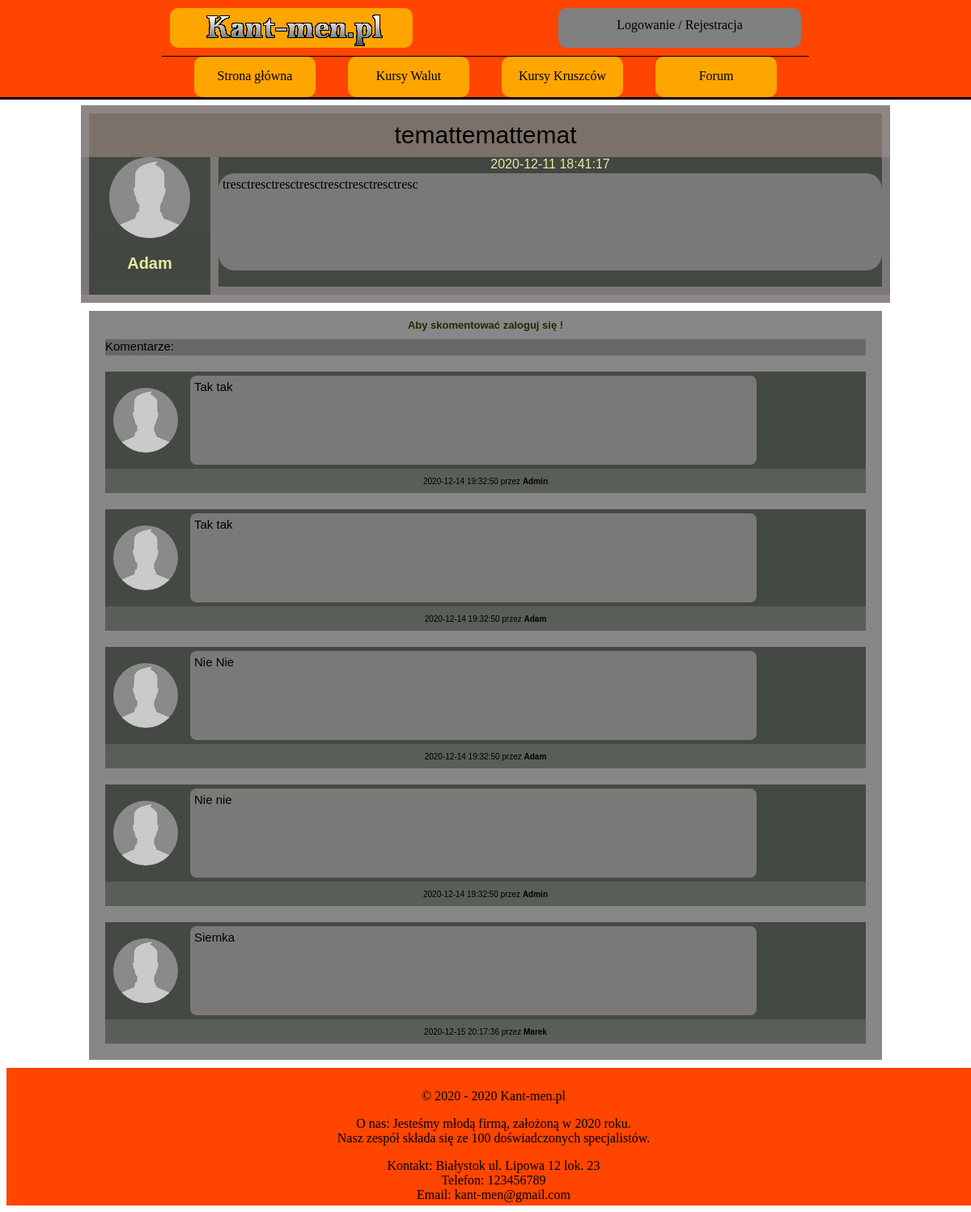
The page /watek.php?id=2 on the database its author committed.
### tables this page shows
CREATE TABLE `watek` (
  `ID_WATEK` int(10) NOT NULL,
  `ID_USER` int(10) NOT NULL,
  `TEMAT` varchar(100) NOT NULL,
  `DATA` timestamp NOT NULL DEFAULT current_timestamp(),
  `TRESC_WATKU` longtext NOT NULL,
  `LICZBA_KOMENTARZY` int(10) NOT NULL DEFAULT 0,
  `ILOSC_ODWIEDZIN` int(10) NOT NULL DEFAULT 0
);

CREATE TABLE `user` (
  `ID_USER` int(10) NOT NULL,
  `LOGIN` varchar(20) NOT NULL,
  `HASLO` char(255) NOT NULL,
  `IMIE` varchar(50) NOT NULL,
  `NAZWISKO` varchar(50) NOT NULL,
  `EMAIL` varchar(50) NOT NULL,
  `WIEK` int(10) NOT NULL,
  `MIASTO` varchar(50) NOT NULL,
  `KRAJ` varchar(50) NOT NULL,
  `OPIS_PROFILU` text DEFAULT NULL,
  `ZDJECIE` blob DEFAULT NULL,
  `STW_WATKI` int(10) NOT NULL DEFAULT 0,
  `LICZ_KOMENTARZY` int(10) NOT NULL DEFAULT 0,
  `UPRAWNIENIA` varchar(10) NOT NULL DEFAULT 'USER'
);

CREATE TABLE `komentarz` (
  `ID_KOMENTARZ` int(10) NOT NULL,
  `ID_WATEK` int(10) NOT NULL,
  `ID_USER` int(10) NOT NULL,
  `DATA` timestamp NOT NULL DEFAULT current_timestamp(),
  `TRESC_KOMENTARZA` longtext NOT NULL
);

### watek.php (the view, shortened to what this page needs)
<!DOCTYPE HTML>
<html>
<head>
    <link href="CSS/styleGlowne.css" rel="stylesheet" type="text/css">
    <link href="CSS/styleWatek.css" rel="stylesheet" type="text/css">
</head>
<body>
<?php
include_once('rysowanieMenu.php');
?>
<main>
    <?php
          require_once "polaczeniezMySQL.php";
          $polaczenie = @new mysqli($host,$db_user,$db_password,$db_name);
          if($polaczenie->connect_errno!=0)
          {
              echo "Error: ".$polaczenie->connect_errno;
          }
          else
    {
    $rezultat = $polaczenie->query("SELECT * FROM watek WHERE ID_WATEK=" . $_GET['id']);
    if (!$rezultat)
    {
        throw new Exception($polaczenie->error);
    }
    else
    {
    while ($row = mysqli_fetch_array($rezultat))
    {
    ?>
    <article>
        <div class="artykul-glowny">
            <div class="artykul-tytul">
                <?php echo $row['TEMAT']; ?>
            </div>
            <div class="artykul-wypowiedz">
                <div class="wiadomosc-profil">
                    <?php $row_autor = mysqli_fetch_array($wyciagniecie_danych_autora = $polaczenie->query("SELECT * FROM user WHERE ID_USER=" . $row['ID_USER'])); ?>
                    <div class="awatar">
                    </div>
                    <div class="nickname">
                        <?php echo '<a href="profilowe.php?user=' . $row['ID_USER'] . '"><k style=" font-weight: 700;">' . $row_autor['LOGIN'] . '</k></a>'; ?>
                    </div>
                </div>
                <div class="wiadomosc-tresc">
                    <div class="czas-wyslania">
                        <?php echo $row['DATA']; ?>
                    </div>
                    <div class="wiadomosc-trescwiadomosci">
                        <?php echo $row['TRESC_WATKU']; ?>
                    </div>
                    <div class="panel-spolecznosci-admina">
                    </div>
                </div>
            </div>
        </div>
        <?php
        $l_odwiedzin = $row['ILOSC_ODWIEDZIN'];
        $l_odwiedzin++;
        $polaczenie->query("UPDATE `watek` SET `ILOSC_ODWIEDZIN`= $l_odwiedzin WHERE `ID_WATEK`=".$_GET['id']);
        ?>
        <?php
        }
        }
    }
    echo '<div class="komentarz_contener">';
        if(isset($_SESSION['mute'])&&$_SESSION['mute']==true)
        {
        echo '<k style="font-size: 13px; font-weight: 700; color: rgb(40, 39, 0);">Twoje konto jest zmutowane, nie możesz komentować !</k>';
        }
        else
        {
            if((isset($_SESSION['zalogowany']))&&($_SESSION['zalogowany']==true))
            {
                echo '<div class="kom_kom">';
                if(isset($_POST['komentarz_watek'])&& strlen($_POST['komentarz_watek'])<=2000)
                {
                    echo 'Skomentuj: max 2000 znaków: ';
                    $id_watku = $_GET['id'];
                    $id_zalogowanego = $_SESSION['id_usera_zalog'];
                    $tresc = $_POST['komentarz_watek'];
                    if($polaczenie->query("INSERT INTO `komentarz` (`ID_WATEK`,`ID_USER`,`TRESC_KOMENTARZA`) VALUES ('$id_watku','$id_zalogowanego','$tresc');"))
                    {
                        echo ' ';
                        $_POST['komentarz_watek']=0;
                        $row_usera = mysqli_fetch_array($polaczenie->query("SELECT * FROM user WHERE ID_USER=".$_SESSION['id_usera_zalog']));
                        $liczba_komentarzy = $row_usera['LICZ_KOMENTARZY'];
                        $liczba_komentarzy++;
                        if($polaczenie->query("UPDATE `user` SET `LICZ_KOMENTARZY`= $liczba_komentarzy WHERE `ID_USER`= '$id_zalogowanego'"))
                        {
                            echo ' ';
                        }
                        else
                        {
                        echo 'Blad1'.$polaczenie->error;
                        }
                    }
                    else
                    {
                    echo 'Blad2'.$polaczenie->error;
                    }
                }
                elseif (isset($_POST['komentarz_watek'])&& strlen($_POST['komentarz_watek'])>2000)
                {
                echo 'Wpisany przez ciebie komentarz jest za długi ( max 2000 znaków)';
                }
                else
                {
                echo 'Skomentuj: max 2000 znaków: ';
                }
                echo '</div>';
                echo '<form method="post" action="watek.php?id='.$_GET['id'].'">';
                echo '<textarea name="komentarz_watek" required="required" ></textarea>';
                echo '<input class="przycisk_dodaj" type="submit" value="Dodaj">';
                echo '</form>';
            }
            else
            {
            echo '<k style="font-size: 13px; font-weight: 700; color: rgb(40, 39, 0);"><center>Aby skomentować zaloguj się ! </center></k>';
            }
        }
        ?>
        <?php
        $row_komentarze_wstep = $polaczenie->query("SELECT * FROM komentarz WHERE ID_WATEK=".$_GET['id']);
        $row_pom = mysqli_fetch_array($row_komentarze_wstep);
        echo'<div class="kom_kom">';
        if($row_pom==NULL){
            echo    '<center>Skomentuj jako pierwszy !</center>';
        }else{
            echo    'Komentarze: ';
        }
        echo '</div>';
        $row_komentarze_watku = $polaczenie->query("SELECT * FROM komentarz WHERE ID_WATEK=".$_GET['id']);
        while($row_komentarz = mysqli_fetch_array($row_komentarze_watku))
        {
        $row_usera = mysqli_fetch_array($wyciagniecie_kom_usera = $polaczenie->query("SELECT * FROM user WHERE ID_USER=".$row_komentarz['ID_USER']));
        ?>
        <div class="kom_komentarz">
            <div class="kom_avatar">
                <?php
                if($row_usera['ZDJECIE']!=NULL)
                {
                    echo '<div class="kom_profilowe" style="" alt="zdjecie profilowe" />';
                }else {
                    echo '<div class="kom_profilowe" alt="zdjecie b" />';
                }
                ?>
            </div>
        </div>
        <div class="kom_tresc">
            <div class="kom_wiadomosc">
                <?php
                echo $row_komentarz['TRESC_KOMENTARZA'];
                ?>
            </div>
        </div>
        <div class="kom_oceny">
        </div>
        <div class="kom_stopka">
            <div class="kom_adminpanel1">
            </div>
            <div class="kom_nickdzien">
                <?php echo $row_komentarz['DATA'].' przez <a href="profilowe.php?user='.$row_usera['ID_USER'].'"><k style=" font-weight: 700;">'.$row_usera['LOGIN'].'</k></a>'; ?>
            </div>
            <?php
            if((isset($_SESSION['admin']))&&($_SESSION['admin']==true)){
                echo '<div class="kom_adminpanel2">';
                echo '<button type="button" class="del_button">Usuń</button></a>';
                echo '</div>';
            } else {
                echo '<div class="kom_adminpanel2">';
                echo '</div>';
            }
            ?>
        </div>
    </div>
    <?php
    }
    ?>
</article>
</main>
<?php
include_once('rysowanieStopki.php');
?>
</body>
</html>

### CSS/styleGlowne.css (style rules this page uses)
body { background-color: white; justify-content: center; align-items: center; }
main { background-color: white; margin-left: auto; margin-right: auto; width: 1000px; height: auto; margin-top: 130px; align-items: center; }
a { text-decoration: none; color: inherit; }

### CSS/styleWatek.css (style rules this page uses)
.artykul-glowny { background-color: #8e8787; width: auto; height: auto; position: relative; }
.artykul-wypowiedz { margin-top: 10px; margin-bottom: 10px; background-color: #7b7977; min-height: 150px; }
.artykul-tytul { position: relative; background-color: rgb(124, 113, 104); width: auto; margin: 10px; padding: 10px; text-align: center; font-family: sans-serif; font-size: 30px; top: 10px; }
.wiadomosc-profil { height: 150px; width: 150px; background-color:rgba(67, 72, 66, 0.98); float: left; margin-left: 10px; margin-right: 10px; margin-bottom: 10px; }
.awatar { height: 100px; width: 100px; margin-left: auto; margin-right: auto; border-radius: 50px; background-image:url('../img/un.jpg'); background-size: 100px; }
.nickname { height: 50px; width: 150px; background-color:rgba(67, 72, 66, 0.98); text-align: center; padding-top: 20px; font-family: sans-serif; font-size: 20px; color: rgb(229, 236, 159); }
.wiadomosc-tresc { height: auto; min-height: 150px; width: 820px; background-color:rgba(67, 72, 66, 0.98); float: left; margin-bottom: 10px; }
.czas-wyslania { height: 20px; background-color:rgba(67, 72, 66, 0.98); width: 820px; text-align: center; font-family: sans-serif; color: rgb(229, 236, 159); }
.wiadomosc-trescwiadomosci { height: auto; min-height: 110px; background-color: #7b7977; width: 810px; padding: 5px; border-radius: 20px; }
.panel-spolecznosci-admina { height: 20px; width: 820px; }
.komentarz_contener { background-color:rgba(93, 93, 93, 0.74); width: 960px; height: auto; margin: 10px; text-align: center; font-family: sans-serif; font-size: 15px; top: 10px; margin-left: auto; margin-right: auto; padding: 10px; }
.kom_kom { background-color:rgba(93, 93, 93, 0.74); top: 10px; text-align: left; height: 20px; margin: 10px; }
.kom_komentarz { background-color:rgba(57, 38, 119, 0); text-align: left; margin: 20px 10px 10px 10px; height: 150px; }
.kom_avatar { background-color:rgba(67, 72, 66, 0.98); height: 80%; width: 100px; float: left; }
.kom_profilowe { height: 80px; width: 80px; margin: 20px 10px 10px 10px; border-radius: 40px; background-image:url('../img/un.jpg'); background-size: 80px; }
.kom_tresc { background-color:rgba(67, 72, 66, 0.98); height: 80%; width: 710px; float: left; }
.kom_wiadomosc { margin: 5px; height: 100px; width: 690px; background-color: #7b7977; border-radius: 8px; padding: 5px; }
.kom_oceny { background-color:rgba(67, 72, 66, 0.98); height: 80%; width: 130px; float: left; }
.kom_stopka { background-color:rgba(67, 72, 66, 0.98); height: 20%; width: 100%; clear: both; }
.kom_adminpanel1 { background-color:rgba(90, 95, 89, 0.98); height: 27px; padding: 3px 0px 0px 0px; width: 130px; float: left; text-align: center; }
.kom_nickdzien { background-color:rgba(90, 95, 89, 0.98); height: 20px; padding: 10px 0px 0px 0px; width: 680px; float: left; text-align: center; font-size: 10px; }
.kom_adminpanel2 { background-color:rgba(90, 95, 89, 0.98); height: 27px; padding: 3px 0px 0px 0px; width: 130px; float: left; text-align: center; }

### rows shown on the page
watek: TEMAT "temattemattemat", ID_USER.LOGIN "Adam", DATA "2020-12-11 18:41:17", TRESC_WATKU "tresctresctresctresctresctresctresctresc"
komentarz: TRESC_KOMENTARZA "Tak tak", DATA "2020-12-14 19:32:50", ID_USER.LOGIN "Admin"
komentarz: TRESC_KOMENTARZA "Tak tak", DATA "2020-12-14 19:32:50", ID_USER.LOGIN "Adam"
komentarz: TRESC_KOMENTARZA "Nie Nie", DATA "2020-12-14 19:32:50", ID_USER.LOGIN "Adam"
komentarz: TRESC_KOMENTARZA "Nie nie", DATA "2020-12-14 19:32:50", ID_USER.LOGIN "Admin"
komentarz: TRESC_KOMENTARZA "Siemka", DATA "2020-12-15 20:17:36", ID_USER.LOGIN "Marek"
